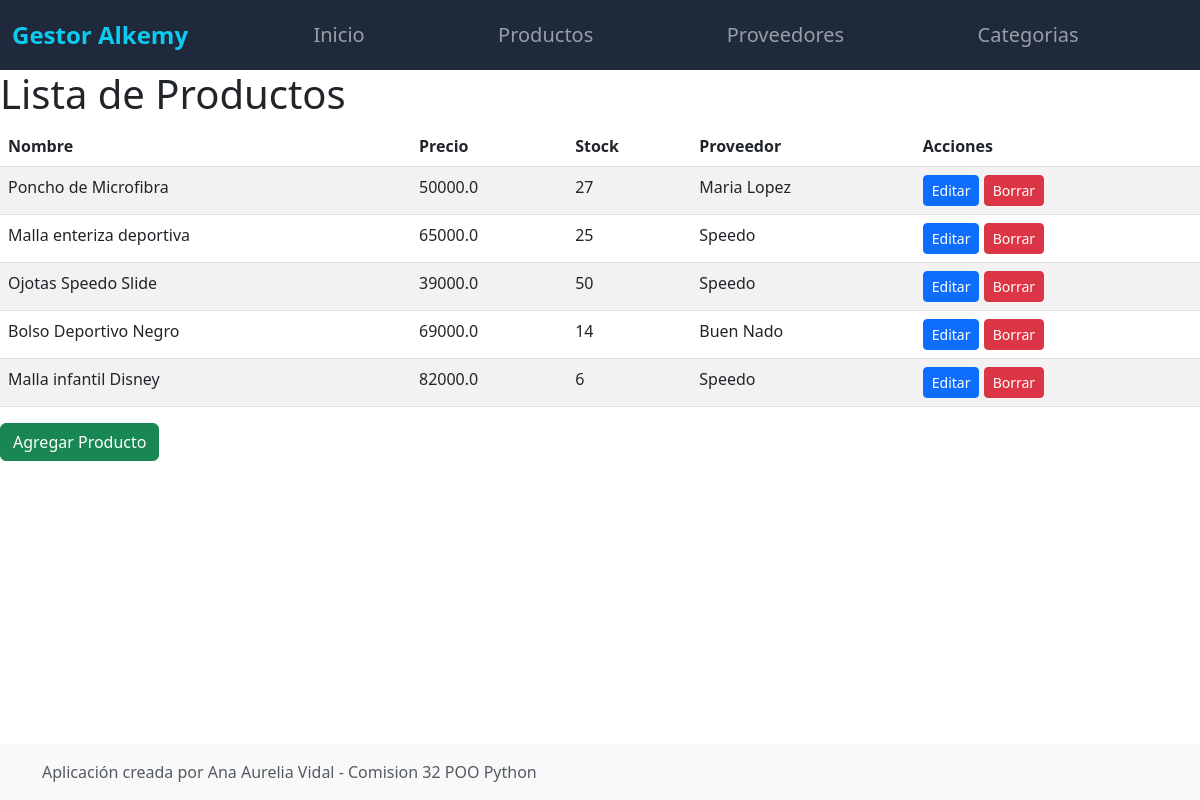
Page /producto_list/ on the committed database.
### compra/models.py (models this page shows, shortened)
class Producto(models.Model):
    nombre = models.CharField(max_length=255)
    precio = models.FloatField()
    stock_actual = models.IntegerField()
    proveedor = models.ForeignKey(Proveedor, on_delete=models.CASCADE)
    categoria = models.ForeignKey('Categoria',
                                  on_delete=models.SET_NULL, null=True)

class Proveedor(models.Model):
    MAYORISTA = 'M'
    MINORISTA = 'm'
    TIPO_PROVEEDOR_CHOICES = [
        (MAYORISTA, 'Mayorista'),
        (MINORISTA, 'Minorista'),
    ]
    nombre = models.CharField(max_length=100)
    apellido = models.CharField(max_length=100, blank=True, null=True)
    dni = models.IntegerField(blank=True, null=True)
    cuil = models.CharField(max_length=20, blank=True, null=True)
    celular = models.CharField(max_length=20, blank=True, null=True)
    tipo_proveedor = models.CharField(max_length=1,
                                      choices=TIPO_PROVEEDOR_CHOICES)
    def __str__(self):
        return (
                f"{self.nombre} {self.apellido}"
                if self.tipo_proveedor == Proveedor.MINORISTA
                else self.nombre
               )

### compra/views.py (the view)
# urls.py: path('producto_list/', producto_list, name='producto_list'),
def producto_list(request):
    productos = Producto.objects.all()
    template = 'producto_list.html'
    return render(request, template, {'productos': productos})

### compra/templates/producto_list.html (shortened to what this page needs)
{% extends "main.html" %}
{% block content %}
    <h1>Lista de Productos</h1>
    <div class="table-responsive">
        <table class="table table-striped">
            <thead>
                <tr>
                    <th>Nombre</th>
                    <th>Precio</th>
                    <th>Stock</th>
                    <th>Proveedor</th>
                    <th>Acciones</th>
                </tr>
            </thead>
            <tbody>
                {% for producto in productos %}
                <tr>
                    <td>{{ producto.nombre }}</td>
                    <td>{{ producto.precio }}</td>
                    <td>{{ producto.stock_actual }}</td>
                    <td>{{ producto.proveedor }}</td>
                    <td>
                        <a href="{% url 'editar_producto' producto.id %}" class="btn btn-primary btn-sm">Editar</a>
                        <a href="{% url 'borrar_producto' producto.id %}" class="btn btn-danger btn-sm">Borrar</a>
                    </td>
                </tr>
                {% endfor %}
            </tbody>
        </table>
    </div>
    <a href="{% url 'agregar_producto' %}" class="btn btn-success">Agregar Producto</a>
{% endblock %}

### compra/templates/main.html (shortened to what this page needs)
<!DOCTYPE html>
<html lang="en">
  <head>
    <link
      href="https://cdn.jsdelivr.net/npm/bootstrap@5.3.0-alpha1/dist/css/bootstrap.min.css"
      rel="stylesheet"
    />
    <link
      rel="stylesheet"
      href="https://cdn.jsdelivr.net/npm/bootstrap-icons@1.10.3/font/bootstrap-icons.css"
    />
  </head>
  <body>
    <nav class="navbar navbar-expand-lg navbar-dark">
      <div class="container-fluid">
        <a href="" class="navbar-brand text-info fw-semibold fs-4"
          >Gestor Alkemy</a
        >
        <section
          class="offcanvas offcanvas-start"
          id="menuLateral"
          tabindex="-1"
        >
          <div
            class="offcanvas-body d-flex flex-column justify-content-between px-0"
          >
            <ul class="navbar-nav fs-5 justify-content-evenly">
              <li class="nav-item p-3 py-md-1">
                <a href="{% url 'inicio' %}" class="nav-link">Inicio</a>
              </li>
              <li class="nav-item p-3 py-md-1">
                <a href="{% url 'producto_list' %}" class="nav-link"
                  >Productos</a
                >
              </li>
              <li class="nav-item p-3 py-md-1">
                <a href="{% url 'proveedor_list' %}" class="nav-link"
                  >Proveedores</a
                >
              </li>
              <li class="nav-item p-3 py-md-1">
                <a href="{% url 'categorias' %}" class="nav-link">Categorias</a>
              </li>
            </ul>
          </div>
        </section>
     </div>
    </nav>
    {% block content %}{% endblock %}
    <footer class="footer mt-auto py-3 bg-light fixed-bottom">
      <div class="container">
        <span class="text-muted">Aplicación creada por Ana Aurelia Vidal - Comision 32 POO Python</span>
      </div>
    </footer>
  </body>
</html>

### compra/templates/main.html (style rules this page uses)
nav, .offcanvas { background-color: #1e293b; }

### rows in the picture
Producto: nombre "Poncho de Microfibra", precio "50000.0", stock_actual "27", proveedor "Maria Lopez"
Producto: nombre "Malla enteriza deportiva", precio "65000.0", stock_actual "25", proveedor "Speedo"
Producto: nombre "Ojotas Speedo Slide", precio "39000.0", stock_actual "50", proveedor "Speedo"
Producto: nombre "Bolso Deportivo Negro", precio "69000.0", stock_actual "14", proveedor "Buen Nado"
Producto: nombre "Malla infantil Disney", precio "82000.0", stock_actual "6", proveedor "Speedo"
